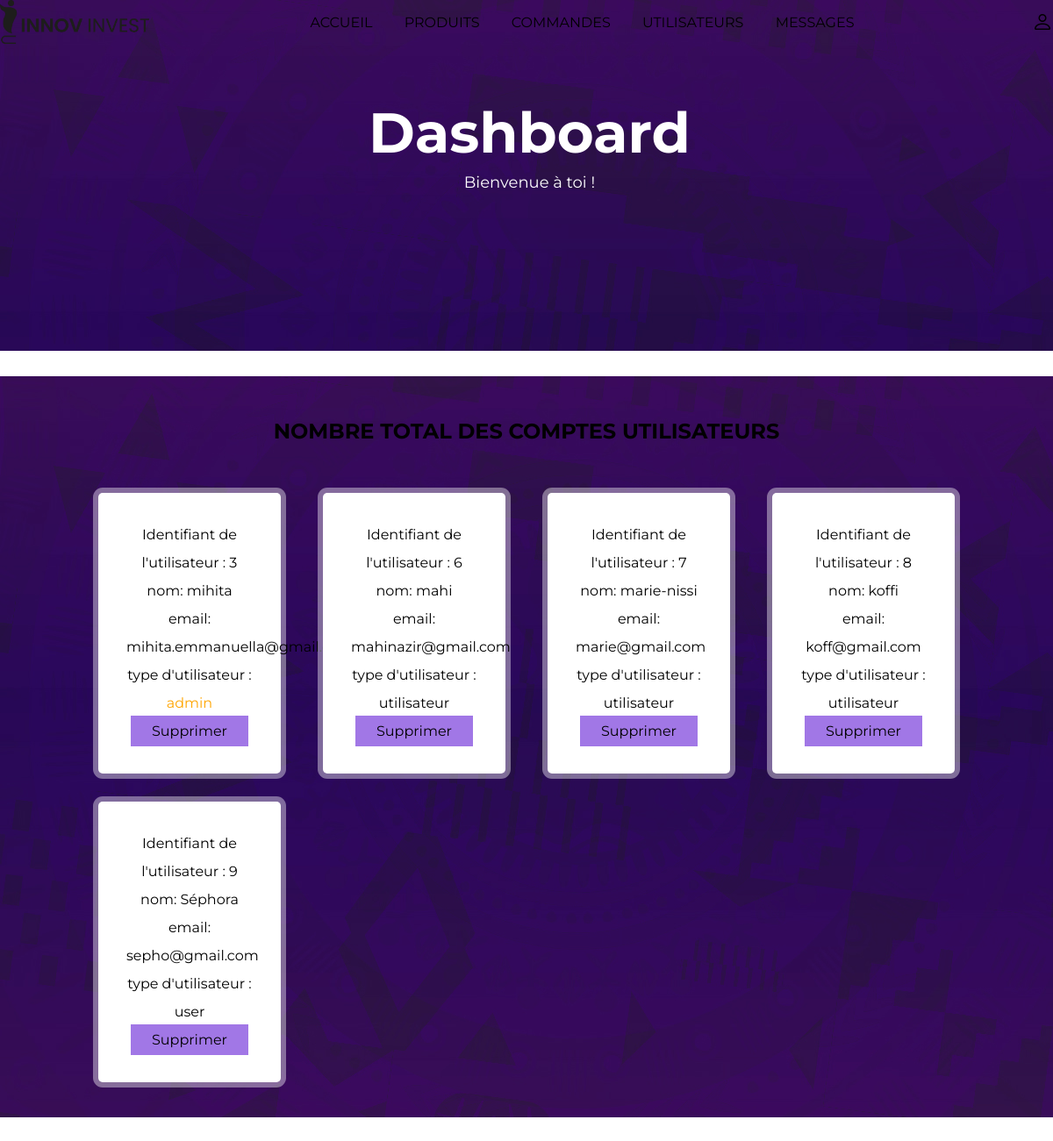
Screenshot of /admin_user.php (signed in) with the database file from the repository.
### tables this page shows
CREATE TABLE `users` (
  `id` int(255) NOT NULL,
  `name` varchar(255) NOT NULL,
  `email` varchar(255) NOT NULL,
  `password` varchar(255) NOT NULL,
  `user_type` varchar(255) NOT NULL DEFAULT 'user'
);

### admin_user.php (the view, shortened to what this page needs)
<?php
	include 'connection.php';
?>
<!DOCTYPE html>
<html lang="en">
<head>
	<link rel="stylesheet" href="https://cdn.jsdelivr.net/npm/bootstrap-icons@1.9.1/font/bootstrap-icons.css">
</head>
<body>
	<?php include 'admin_header.php'; ?>
	<div class="line4"></div>
	<section class="message-container">
		<h1 class="title">nombre total des comptes utilisateurs</h1>
		<div class="box-container">
			<?php
				$select_users = mysqli_query($conn,"SELECT * FROM `users`") or die('query failed');
				if (mysqli_num_rows($select_users)>0) {
					while($fetch_users = mysqli_fetch_assoc($select_users)){
			?>
			<div class="box">
				<p>Identifiant de l'utilisateur : <span><?php echo $fetch_users['id']; ?></span></p>
				<p>nom: <span><?php echo $fetch_users['name']; ?></span></p>
				<p>email: <span><?php echo $fetch_users['email']; ?></span></p>
				<p>type d'utilisateur : <span style="color:<?php if($fetch_users['user_type']=='admin'){echo 'orange';}; ?>"><?php echo $fetch_users['user_type']; ?></span></p>
				<a href="admin_user.php?delete=<?php echo $fetch_users['id']; ?>;" onclick="return confirm('supprimer ce message');" class="delete">supprimer</a>
			</div>
			<?php
					}
				}else{
						echo '
							<div class="empty">
								<p>aucun produit ajouté pour le moment !</p>
							</div>
						';
				}
			?>
		</div>
	</section>
	<div class="line"></div>
</body>
</html>

### rows the page displays
users: id "3", name "mihita", email "mihita.emmanuella@gmail.com", user_type "admin"
users: id "6", name "mahi", email "mahinazir@gmail.com", user_type "utilisateur"
users: id "7", name "marie-nissi", email "marie@gmail.com", user_type "utilisateur"
users: id "8", name "koffi", email "koff@gmail.com", user_type "utilisateur"
users: id "9", name "Séphora", email "sepho@gmail.com", user_type "user"
